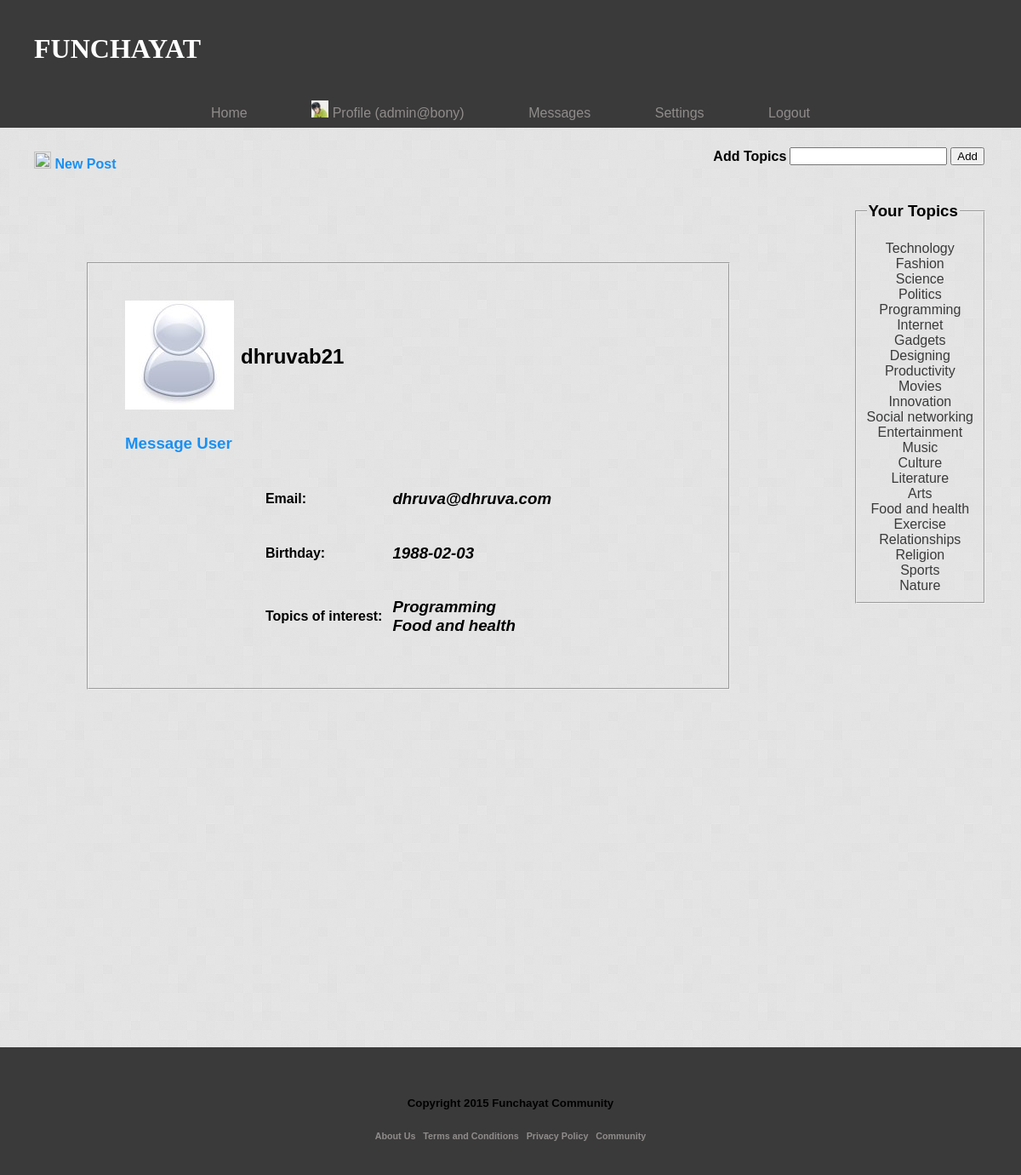
/profile.php?member=dhruvab21 (signed in), run on the app's committed database.
### tables this page shows
CREATE TABLE IF NOT EXISTS `users` (
  `uname` varchar(30) NOT NULL,
  `pwd` varchar(20) NOT NULL,
  `email` varchar(40) NOT NULL,
  `dob` date NOT NULL,
  `userpicture` tinyint(1) NOT NULL,
  PRIMARY KEY (`uname`)
);

### functions/main.php (called while the page is built, shortened)
<?php
	function get_topics($uname) {
		$sql="SELECT * from `topics` where `uname`='$uname'";
		$res=@mysql_query($sql);
		$res=mysql_fetch_array($res);
		$ret=array();
		while(list($name, $id)=each($res)) {
			if($id==1 and !($name<='100')) {
				$topic=strtoupper($name[0]);
				for($i=1; $i<strlen($name); $i++)
					$topic=$topic.$name[$i];
				$ret[]=$topic;
			}
		}
		return $ret;
	}
			for($i=0; $i<$indent; $i++) echo "&nbsp;"; ?>

### profile.php (the view, shortened to what this page needs)
<!doctype html>
<html>
<head>
<link href="css/main.css" type="text/css" rel="stylesheet"/>
<?php
	require_once('functions/main.php');
?>
</head>
<body>
	<?php
		require_once("includes/header.inc");
	?>
    <?php
		if($_SESSION['isopen'])
			require_once("includes/homelinks.inc");
		else {
			sleep(1);
			header('Location: index.php');
		}
	?>
    <div class="profile" align="left">
    	<?php
			$my=true;
			if(isset($_GET['member']) and $_GET['member'] != $_SESSION['uname']) {
				$my=false;
				$u=$_GET['member'];
				$sql="SELECT * from users where uname='$u'";
				$res=mysql_query($sql);
				$res=mysql_fetch_array($res);
			}
		?>
    	<fieldset class="pad">
    		<table>
            	<tr>
                	<?php
						$pic=0;
						if($res['userpicture'])
							$pic="profile_images/$u.jpg";
						else
							$pic="images/user.jpg";
					?>
                	<td> <img src="<?php echo $pic; ?>" width="128" height="128"/> </td> <td></td> <td> <h2><?php echo $res['uname']; ?> </h2> </td>
                </tr>
             </table>
             <table>
             	<tr>
                	<?php
						if($my)
                			echo '<td><a href="editprofile.php"><h3>Edit Profile</h3></a></td>';
						else
                    		echo '<td><a href="sendmessage.php?to='.$u.'"><h3>Message User</h3></a></td>';
					?>
                </tr>
             </table>
             <table align="center">
                <tr>
                	<td><b>Email: </b></td> <td></td> <td></td> <td> <i><h3><?php echo $res['email']; ?></h3></i> </td>
                </tr>
                <tr>
                	<td><b>Birthday: </b></td><td></td> <td></td> <td> <i><h3><?php echo $res['dob']; ?> </h3></i> </td>
                </tr>
                <tr>
                	<td><b>Topics of interest: </b></td><td></td> <td></td> <td> <i><h3><?php $topics=get_topics($u); for($i=0; $i<sizeof($topics); $i++) {
					echo "$topics[$i]<br>";
				} ?> </h3></i> </td>
                </tr>
            </table>
        </fieldset>
    </div>
   	<?php
    	require_once("includes/footer.inc");
	?>
</body>
</html>

### css/main.css (style rules this page uses)
body { background-image:url(../images/background.png); font-family:Arial, sans-serif; margin: 0px; }
a { text-decoration: none; color:rgba(25,144,243,1.00); }
.profile { margin-left: 100px; margin-right: 340px; margin-top: -30px; }
.pad { padding: 40px; }

### data on the page
users: uname "dhruvab21", email "dhruva@dhruva.com", dob "1988-02-03"

### other printed values
$uname "admin@bony"
$topics[$i] "Technology"
$topics[$i] "Fashion"
$topics[$i] "Science"
$topics[$i] "Politics"
$topics[$i] "Programming"
$topics[$i] "Internet"
$topics[$i] "Gadgets"
$topics[$i] "Designing"
$topics[$i] "Productivity"
$topics[$i] "Movies"
$topics[$i] "Innovation"
$topics[$i] "Social networking"
$topics[$i] "Entertainment"
$topics[$i] "Music"
